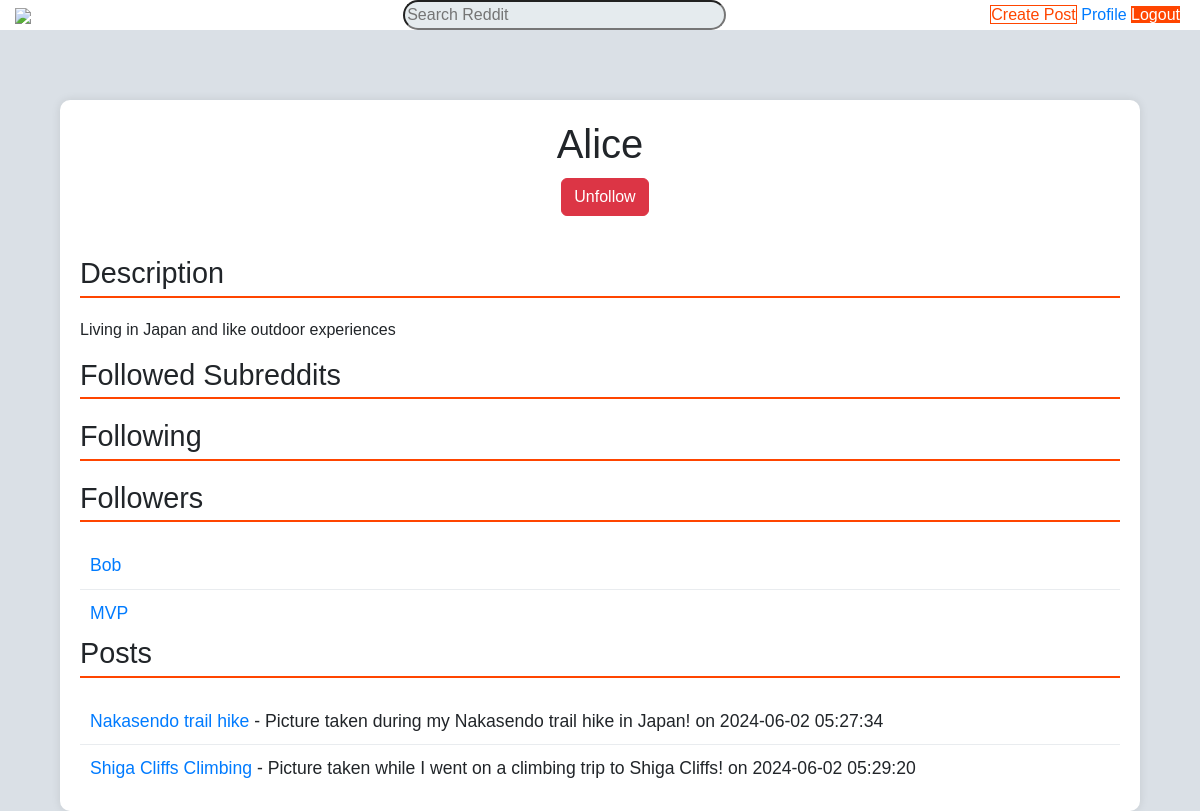
Page /profile/1 (signed in) on the committed database.
### tables this page shows
CREATE TABLE users (
    id INTEGER PRIMARY KEY AUTOINCREMENT,
    username TEXT NOT NULL UNIQUE,
    email TEXT NOT NULL,
    password TEXT NOT NULL,
    description TEXT,
    created_at TIMESTAMP DEFAULT CURRENT_TIMESTAMP
);

CREATE TABLE posts (
    id INTEGER PRIMARY KEY AUTOINCREMENT,
    title TEXT NOT NULL,
    content TEXT NOT NULL,
    user_id INTEGER NOT NULL,
    upvotes INTEGER NOT NULL,
    downvotes INTEGER NOT NULL,
    post_time TIMESTAMP DEFAULT CURRENT_TIMESTAMP,
    subreddit TEXT NOT NULL,
    image_url TEXT,
    FOREIGN KEY (user_id) REFERENCES users(id),
    FOREIGN KEY (subreddit) REFERENCES subreddits(name)
);

### app.py (the view)
@app.route('/profile/<int:user_id>', methods=['GET'])
def profile(user_id):
    current_user_id = request.cookies.get('user_id')
    is_own_profile = current_user_id == str(user_id)
    db = DatabaseWorker('Reddit.db')
    user = db.search(query=f"SELECT username, description FROM users WHERE id={user_id}", multiple=False)
    subreddits = db.search(query=f"SELECT subreddits.name FROM subreddits JOIN user_subreddits ON subreddits.id = user_subreddits.subreddit_id WHERE user_subreddits.user_id={user_id}", multiple=True)
    following = db.search(query=f"SELECT users.username, users.id FROM users JOIN user_followers ON users.id = user_followers.user_id WHERE user_followers.follower_id={user_id}", multiple=True)
    followers = db.search(query=f"SELECT users.username, users.id FROM users JOIN user_followers ON users.id = user_followers.follower_id WHERE user_followers.user_id={user_id}", multiple=True)
    posts = db.search(query=f"SELECT id, title, content, post_time FROM posts WHERE user_id={user_id}", multiple=True)
    is_following = db.search(query=f"SELECT 1 FROM user_followers WHERE user_id={user_id} AND follower_id={current_user_id}", multiple=False) is not None
    db.close()
    return render_template('profile.html', user=user, subreddits=subreddits, following=following, followers=followers, posts=posts, is_own_profile=is_own_profile, is_following=is_following, user_id=user_id)

### tools.py (called while the page is built)
    def search(self, query:str, multiple=False):
        results = self.cursor.execute(query)
        if multiple:
            return results.fetchall()  # return multiple rows
        return results.fetchone()  # return a single value

    def close(self):
        self.connection.close()

### templates/profile.html (shortened to what this page needs)
<!DOCTYPE html>
<html lang="en">
<head>
  <link href="https://cdn.jsdelivr.net/npm/bootstrap@5.3.3/dist/css/bootstrap.min.css" rel="stylesheet">
  <link rel="stylesheet" href="{{ url_for('static', filename='profile.css') }}">
</head>
<body>
  <nav class="navbar">
    <a href="{{ url_for('home') }}"><img
            src="https://i.redd.it/new-reddit-logo-official-v0-6sjpe15p0d3c1.jpg?width=1200&format=pjpg&auto=webp&s=ccfb8d487375f31eaa5f0f8d88d4152ec85dea6d"
            class="logo"></a>
    <form>
      <label class="search-bar"><input type="text" class="search" placeholder="Search Reddit"></label>
    </form>
    <div class="user-actions">
      <a href="{{ url_for('create_post') }}" class="create_post">Create Post</a>
      <a href="{{ url_for('profile', user_id=request.cookies.get('user_id')) }}" class="profile">Profile</a>
      <a href="{{ url_for('logout') }}" class="logout">Logout</a>
    </div>
  </nav>
  <main>
    <div class="container">
      <div class="profile-header">
        <h1>{{ user[0] }}</h1>
        {% if not is_own_profile %}
        <form method="post" action="{{ url_for('toggle_follow_user', user_id=user_id) }}">
          {% if is_following %}
          <button type="submit" class="btn btn-danger">Unfollow</button>
          {% else %}
          <button type="submit" class="btn btn-primary">Follow</button>
          {% endif %}
        </form>
        {% endif %}
      </div>
      <div class="section">
        <h2>Description</h2>
        {% if is_own_profile %}
        <form method="post" action="{{ url_for('update_description', user_id=user_id) }}">
          <textarea name="description" id="description" rows="4" class="form-control" required>{{ user[1] }}</textarea>
          <button type="submit" class="btn btn-primary mt-2">Update Description</button>
        </form>
        {% else %}
        <p>{{ user[1] }}</p>
        {% endif %}
      </div>
      <div class="section">
        <h2>Followed Subreddits</h2>
      </div>
      <div class="section">
        <h2>Following</h2>
      </div>
      <div class="section">
        <h2>Followers</h2>
        <ul class="list-group">
          {% for follower in followers %}
          <li class="list-group-item"><a href="{{ url_for('profile', user_id=follower[1]) }}">{{ follower[0] }}</a></li>
          {% endfor %}
        </ul>
      </div>
      <div class="section">
        <h2>Posts</h2>
        <ul class="list-group">
          {% for post in posts %}
          <li class="list-group-item">
            <a href="{{ url_for('view_post', post_id=post[0]) }}">{{ post[1] }}</a> - {{ post[2] }} on {{ post[3] }}
          </li>
          {% endfor %}
        </ul>
      </div>
    </div>
  </main>
</body>
</html>

### static/profile.css (style rules this page uses)
body { font-family: Arial, sans-serif; background-color: #dae0e6; margin: 0; }
.container { max-width: 90%; margin: 0 auto; background-color: white; padding: 20px; margin-top: 100px; border-radius: 10px; box-shadow: 0 0 10px rgba(0, 0, 0, 0.1); }
.profile-header { text-align: center; margin-bottom: 40px; }
.navbar { margin: 0; padding: 0; border: 0; font-size: 100%; font: inherit; vertical-align: baseline; justify-content: space-between; align-items: center; position: fixed; width: 100%; z-index: 1000; }
.logo { width: 100px; margin-left: 15px; }
.navbar { background-color: #ffffff; display: flex; flex-direction: row; overflow: hidden; position: fixed; top: 0; width: 100%; }
.search { width: 150%; height: 30px; margin: 0 auto; border: auto; border-radius: 20px; right: 40%; background: #e5ebee; background-image: url(https://cdn-icons-png.freepik.com/256/54/54481.png?semt=ais_hybrid); position: left; background-size: 20px; background-repeat: no-repeat; }
button { margin-left: 10px; padding: 5px 10px; border: none; border-radius: 3px; cursor: pointer; }
.create_post { background-color: white; border: 1px solid black; color: #ff4500; border-color: #ff4500; }
.logout { background-color: #ff4500; border: 0px solid black; color: white; margin-right: 20px; }
.profile-header h1 { font-size: 2.5em; margin-bottom: 10px; }
.section h2 { font-size: 1.8em; margin-bottom: 20px; border-bottom: 2px solid #ff4500; padding-bottom: 5px; }
.list-group-item { font-size: 1.1em; padding: 10px; border: none; border-bottom: 1px solid #e9ecef; }
.list-group-item:last-child { border-bottom: none; }
a { color: #007bff; text-decoration: none; }

### rows in the picture
users: username "Alice", description "Living in Japan and like outdoor experiences"
users: username "Bob"
users: username "MVP"
posts: title "Nakasendo trail hike", content "Picture taken during my Nakasendo trail hike in Japan!", post_time "2024-06-02 05:27:34"
posts: title "Shiga Cliffs Climbing", content "Picture taken while I went on a climbing trip to Shiga Cliffs!", post_time "2024-06-02 05:29:20"
